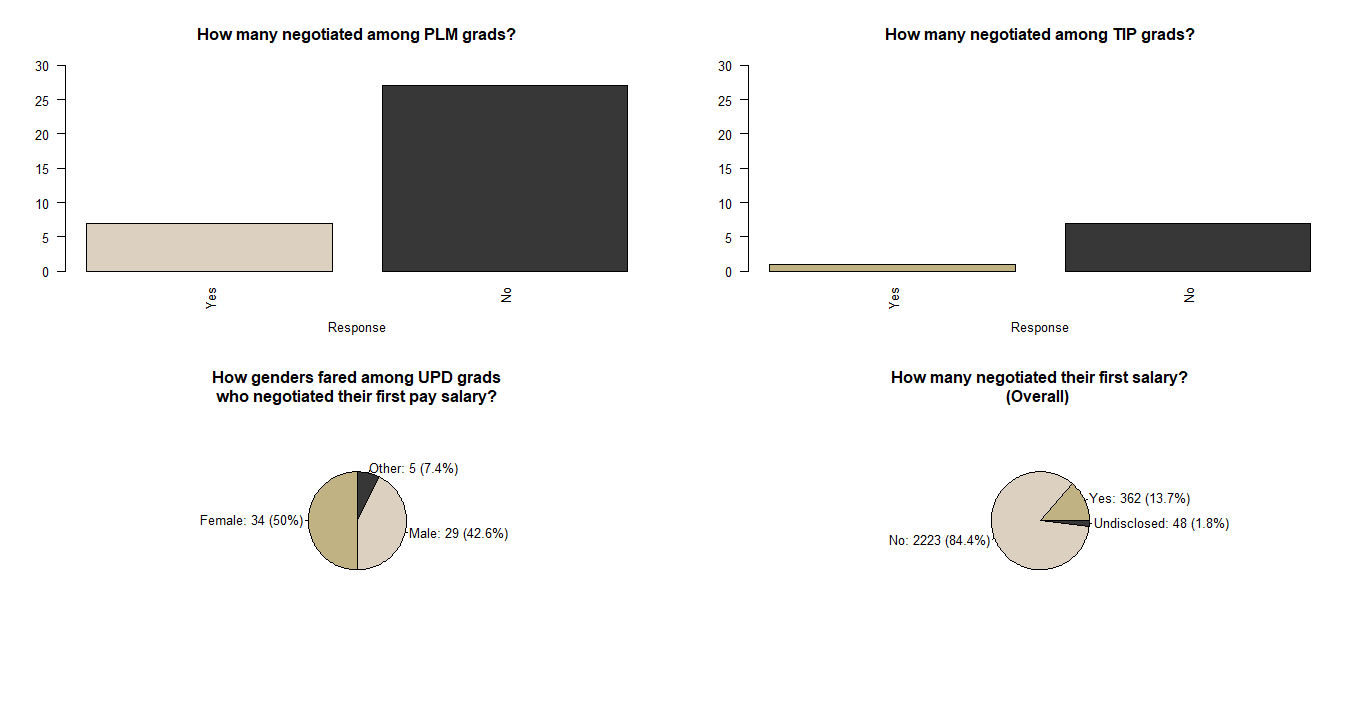

This figure's R source:
# System library: base, datasets, graphics, grDevices, methods, stats, utils

'
install.packages("dplyr")
install.packages("gdata")
install.packages("plyr")
install.packages("xlsx")
'

'
library(dplyr)
library(gdata)
library(plyr)
library(xlsx)
'

# Read xlsx file
# my_data <- read.xlsx("firstpaysurvey.xlsx",1)
# View(my_data)
layout(matrix(c(1,2,3,4), 2, 2, byrow = TRUE))

'
# View unique entries
listOfSchools <- data.frame(schools=unique(my_data %>% pull(school)))
View(listOfSchools)
'

# 1. NEGOTIATED PERCENTAGE (PLM)
PLMayers <- filter(my_data, (school=="PLM" | 
                             school=="Pamantasan ng Lungsod ng Maynila" |
                             school=="Pamantasan ng Lungsod ng maynila" |
                             school=="Pamantasan ng Lungsod ng Maynila " |
                             school=="PAMANTASAN NG LUNGSOD NG MAYNILA"))
counts <- table(PLMayers$negotiated, useNA="always")
counts <- counts[c(2,1)]
barplot(counts, main="How many negotiated among PLM grads?",
        xlab="Response", ylim=c(0,30), las=2, horiz=FALSE,
        col=c("#dcd0c0", "#373737"))

# 2. NEGOTIATED PERCENTAGE (TIP)
TIPians <- filter(my_data, (school=="Technological Institute of the Philippines - Manila" | 
                             school=="Technological Institute of the Philippines" |
                             school=="TIP Manila" |
                             school=="TIP-MNL" |
                             school=="TIP - Manila"))
counts <- table(TIPians$negotiated, useNA="always")
counts <- counts[c(2,1)]
barplot(counts, main="How many negotiated among TIP grads?",
        xlab="Response", ylim=c(0,30), las=2, horiz=FALSE,
        col=c("#c0b283", "#373737"))


# 3. GENDER PERCENTAGE OF UP GRADS WHO NEGOTIATED THEIR SALARY
'
listOfSchools <- data.frame(schools=unique(my_data %>% pull(school)))
undisclosedUPGrad_1 <-
  nrow(
    subset(
      my_data %>% filter(my_data$school %in%
                         listOfSchools[grep("^UP", listOfSchools$schools), ]),
      is.na(negotiated), ))
yesUPGrad_1 <-
  nrow(
    subset(
      my_data %>% filter(my_data$school %in% 
                         listOfSchools[grep("^UP", listOfSchools$schools),]),
      negotiated=="Yes", ))
noUPGrad_1 <-
  nrow(
    subset(my_data %>% filter(my_data$school %in%
                              listOfSchools[grep("^UP", listOfSchools$schools),]),
    negotiated=="No", ))
'
UPGrad <- filter(my_data, (school=="UP Diliman" | 
                             school=="University of the Philippines - Diliman" |
                             school=="University of the Philippines Diliman" |
                             school=="UP diliman" |
                             school=="University of the Philippines, Diliman" |
                             school=="Up Diliman" |
                             school=="UP-Diliman" |
                             school=="Univeristy of the Philippines Diliman" |
                             school=="UP Diliman " |
                             school=="Up diliman" |
                             school=="University of the Philippines Diliman " |
                             school=="University of Philippines Diliman" |
                             school=="University of the Philippines- Diliman" |
                             school=="UP Diliman (didn't finish)" |
                             school=="University of the Philippines (Diliman)" |
                             school=="UP DILIMAN" |
                             school=="University of the Philiippines Diliman" |
                             school=="(deferred) University of the Philippines - Diliman" |
                             school=="UPD"))
negotiatedUPGrad <-filter(UPGrad, negotiated=="Yes")
negotiatedUPGradMale <- filter(negotiatedUPGrad, (gender=="Male" |
                                                    gender=="M"))
negotiatedUPGradFemale <- filter(negotiatedUPGrad, (gender=="Female" |
                                                    gender=="Female " |
                                                    gender=="F"))
negotiatedUPGradBinary <- nrow(negotiatedUPGradMale)+nrow(negotiatedUPGradFemale)
negotiatedUPGradOther <- nrow(negotiatedUPGrad)-negotiatedUPGradBinary
slices <- c(nrow(negotiatedUPGradFemale),
            nrow(negotiatedUPGradMale),negotiatedUPGradOther)
lbls <- c("Female", "Male","Other")
pct <- paste("(", round(slices/sum(slices)*100, digits=1), "%)", sep="")
lbls <- paste(lbls, ": ", slices, " ", pct, sep="")
pie(slices, labels = lbls, radius=1, col=c("#c0b283", "#dcd0c0", "#373737"),
    main="How genders fared among UPD grads\nwho negotiated their first pay salary?"
    ,init.angle=90)

# NEGOTIATED PERCENTAGE (ALL)
yes <- nrow(filter(my_data, negotiated=="Yes"))
no <- nrow(filter(my_data, negotiated=="No"))
undisclosed <- nrow(my_data)-(yes+no)
slices <- c(yes, no, undisclosed)
lbls <- c("Yes", "No", "Undisclosed")
pct <- paste("(", round(slices/sum(slices)*100, digits=1), "%)", sep="")
lbls <- paste(lbls, ": ", slices, " ", pct, sep="")
pie(slices, labels = lbls, radius=1,
    col=c("#c0b283", "#dcd0c0", "#373737"),
    main="How many negotiated their first salary?\n(Overall) ")
